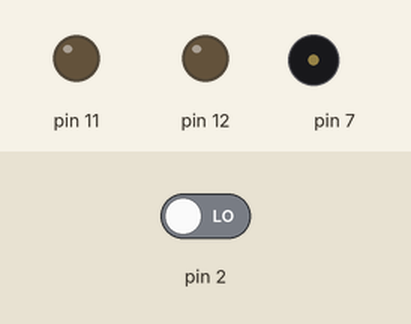
This sketch was run on a simulated Arduino Uno, built with avr-gcc and run on an emulated ATmega328P. Shown: output pins drawn as LEDs (lit = HIGH), buzzer (waves = sounding). Dashed ring = blinking. The inputs (shaded band) are chosen by the test bench; at power-on: pin 2 LOW.

Above: at 1.2 s.
1.3 s: pin 2 driven HIGH
At 1.46 s:
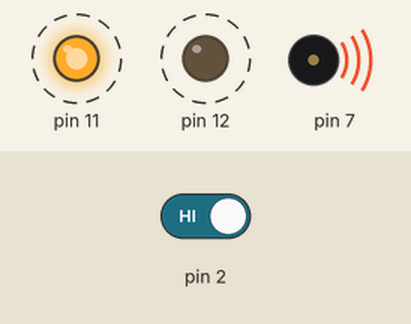
4.3 s: pin 2 driven LOW
At 5.1 s:
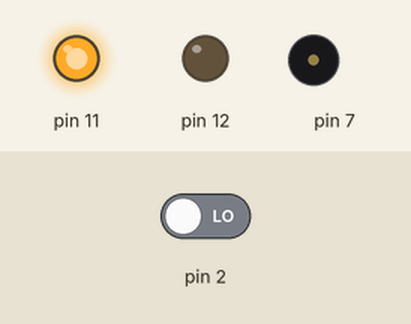
Timing chart, 0 to 7.3 s (numbered marks = the images above; inputs shaded):
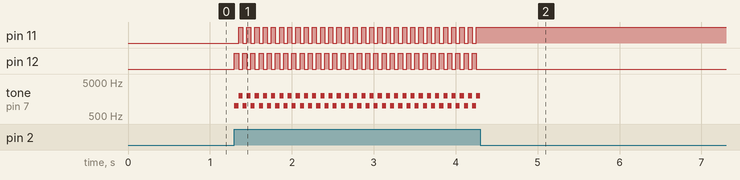

Measured:
- after the input at 1.3 s, pin 11: alternates HIGH for 0.05 s and LOW for 0.05 s, starting after 0.05 s; pin 12: alternates HIGH for 0.05 s and LOW for 0.05 s, starting at once; tone on pin 7: alternates 2000 Hz for 0.05 s and 1000 Hz for 0.05 s, starting at once
- after the input at 4.3 s, pin 11: stops changing and stays HIGH; pin 12: stops changing and stays LOW

The sketch:

smarthome_sensor_condition.ino
```cpp
void setup() {
  pinMode(12, OUTPUT);
  pinMode(11, OUTPUT);
  pinMode(7, OUTPUT);
 pinMode(2, INPUT);
  Serial.begin(9600);
}
void loop() {
if(digitalRead(2)==HIGH){
  digitalWrite(12, HIGH);
  digitalWrite(11, LOW);
  tone(7 ,1000, 50);
  delay(50);
  digitalWrite(12, LOW);
  digitalWrite(11, HIGH);
  tone(7, 2000, 50);
  delay(50);
}
}
```
